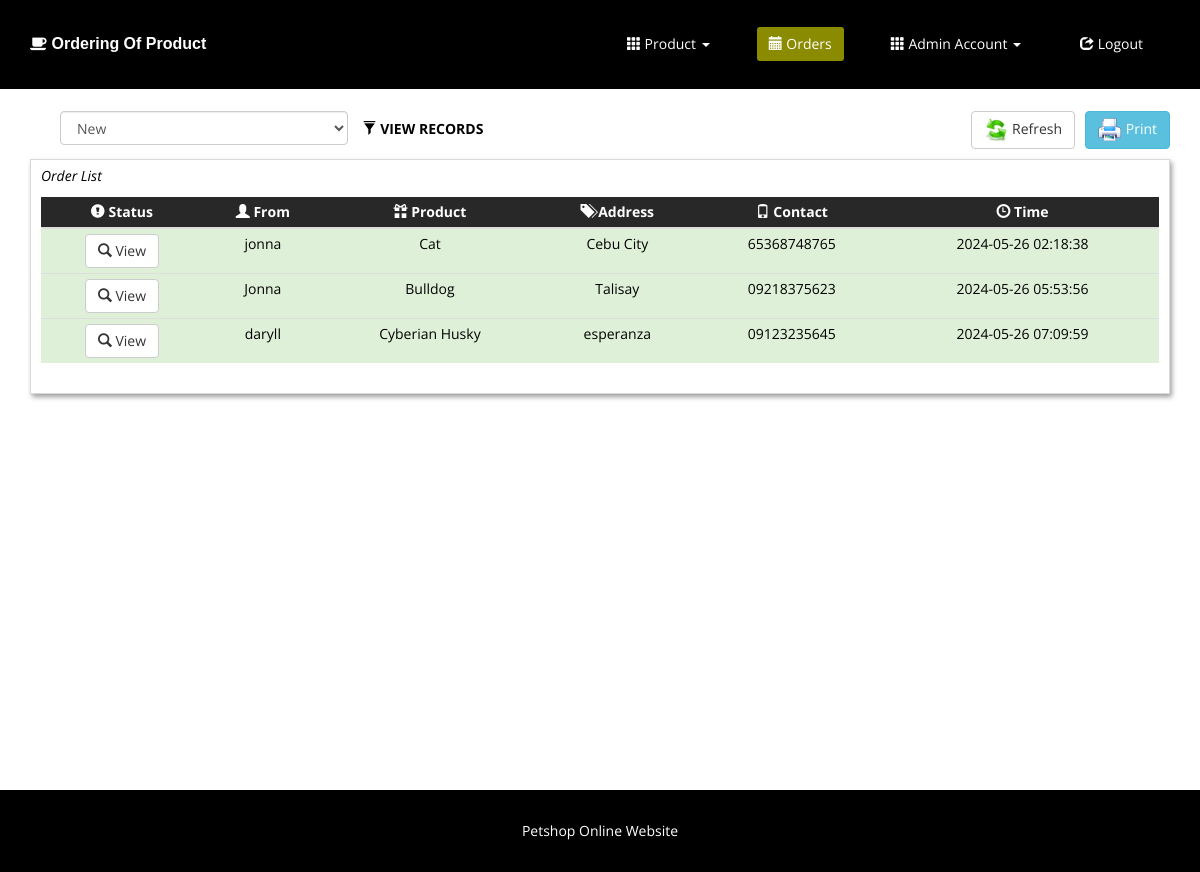
The app's page /index.php (signed in) with its own data.
### tables this page shows
CREATE TABLE `tblorders` (
  `id` int(11) NOT NULL,
  `cname` varchar(50) DEFAULT NULL,
  `address` varchar(100) DEFAULT NULL,
  `contact` varchar(50) DEFAULT NULL,
  `cnpoid` int(11) DEFAULT NULL,
  `oqty` int(11) DEFAULT NULL,
  `ostatus` varchar(50) DEFAULT NULL,
  `timestamp` timestamp NOT NULL DEFAULT CURRENT_TIMESTAMP ON UPDATE CURRENT_TIMESTAMP,
  `otype` varchar(50) DEFAULT NULL,
  `datepickup` date DEFAULT NULL,
  `timepickup` varchar(50) DEFAULT NULL,
  `validid` varchar(250) DEFAULT NULL
);

CREATE TABLE `tblcnp` (
  `id` int(11) NOT NULL,
  `name` varchar(50) DEFAULT NULL,
  `prize` float DEFAULT NULL,
  `description` varchar(50) DEFAULT NULL,
  `image` varchar(250) DEFAULT NULL,
  `status` varchar(50) DEFAULT NULL,
  `qty` int(12) DEFAULT NULL
);

### includes/admin.php (the view, shortened to what this page needs)
<!DOCTYPE html>
<html lang="en">
<head>
    <link href="css/bootstrap.css" rel="stylesheet">
    <link href="css/bootstrap.min.css" rel="stylesheet">
    <link href="css/font-awesome.min.css" rel="stylesheet">
    <link href="css/animate.min.css" rel="stylesheet">
    <link href="css/prettyPhoto.css" rel="stylesheet">
    <link href="css/main.css" rel="stylesheet">
    <link href="css/responsive.css" rel="stylesheet">
</head>
<body>
     <nav class="navbar navbar-inverse" role="banner">
            <div class="container">
                <div class="navbar-header">
                     <a href="index.php"><h4 class="wow fadeInDown" style="margin-top:20px; color:#FFF;"><i class="fa fa-coffee"></i> Ordering Of Product</h4></a>
                </div>
                <div class="collapse navbar-collapse navbar-right">
                    <ul class="nav navbar-nav">
                        <li class="dropdown"><a class="dropdown-toggle wow fadeInDown" data-toggle="dropdown" href="#"><span class="glyphicon glyphicon-th"></span> Product <span class="caret"></span></a>
                        </li>
                        <li id="reservation" class=" active wow fadeInDown"><a href="index.php"><span class="glyphicon glyphicon-calendar"></span> Orders</a></li>
                        <li class="dropdown"><a class="dropdown-toggle wow fadeInDown" data-toggle="dropdown" href="#"><span class="glyphicon glyphicon-th"></span> Admin Account <span class="caret"></span></a>
                        </li>
                        <li id="logout" class="wow fadeInDown"><a id="logoutbtn" href='<?php echo "logout_process.php?logout=1"?>'><span class="glyphicon glyphicon-share"></span> Logout</a></li>
                    </ul>
                </div>
            </div>
        </nav>
<br>
<div class="container">
   <form id="formFilter" name="formFilter" action="admin_reservefilter.php" method="POST" class="pull-left col-md-7 hidden-print">
        <div class="form-horizontal wow fadeInDown">
                <label for="filter" class="control-label">  <i class="glyphicon glyphicon-filter"></i> VIEW RECORDS</label>
            <div class="col-md-6">
                <select name="filter" id="filter" class="form-control">
                    <option value="New">New</option>
                </select>
            </div>
        </div>
    </form>
    <a href="" onClick="window.print();return false" class="btn btn-info pull-right hidden-print wow fadeInDown"><img src="images/ico/printer.ico" style="max-width: 24px; max-height: 24px;"> Print</a>
    <a href="index.php" class="btn btn-default pull-right hidden-print wow fadeInDown" style="margin-right:10px;"><img src="images/ico/refresh.png" style="max-width: 24px; max-height: 24px;"> Refresh</a>
    <div class="col-md-12" style="border: solid #D9D9D9 1px; padding: 10px; padding-top: 5px; box-shadow: #9F9F9F 2px 3px 5px; margin-top: 10px;">
   		<p class="wow fadeInDown"><em>Order List</em></p>
        <table class="table table-hover table-condensed wow fadeInDown">
            <thead style="background-color:#282828; color:#fff;">
                <tr>
                    <th class="hidden-print" style="text-align:center;"> <span class="glyphicon glyphicon-exclamation-sign"></span> Status</th>
                    <th width="120px" style="text-align:center;"><span class="glyphicon glyphicon-user"></span> From </th>
                    <th style="text-align:center;"><span class="glyphicon glyphicon-gift"></span>  Product </th>
                    <th style="text-align:center;"><span class="glyphicon glyphicon-tags"></span>  Address </th>
                    <th style="text-align:center;"><span class="glyphicon glyphicon-phone"></span>  Contact </th>
                    <th style="text-align:center;"><span class="glyphicon glyphicon-time"></span> Time </th>
                </tr>
            </thead>
            <tbody id="tablebody">
               <?php include('includes/dbconn.php');
			   $sql = ("SELECT tblcnp.*,tblorders.*
			   								FROM tblorders LEFT JOIN
											tblcnp ON tblorders.cnpoid = tblcnp.id WHERE tblorders.ostatus = 'New' order by tblorders.id LIMIT 0,30 ") or die (mysqli_error());
        $result=mysqli_query($con, $sql);
				if(mysqli_num_rows($result)>0){
					while($row = mysqli_fetch_assoc($result)){
						$total = $row['prize'] * $row['oqty'];?>
               <tr class="success" style="cursor:pointer;">
           		 <td style="text-align:center;"><a href="#viewModal<?php echo $row['id']?>" data-toggle="modal" data-target="#viewModal<?php echo $row['id']?>" class="btn btn-default"><i class="glyphicon glyphicon-search"></i> View</a></td>
                <td style="text-align:center;"><?php echo $row['cname'];?></td>
                <td style="text-align:center;"><?php echo $row['name'];?></td>
                <td style="text-align:center;"><?php echo $row['address'];?></td>
                <td style="text-align:center;"><?php echo $row['contact'];?></td>
                <td style="text-align:center;"><?php echo $row['timestamp'];?></td>
               </tr>
               <?php }}?>
            </tbody>
        </table>
    </div>
</div>
<br><br><br><br><br><br><br><br><br><br><br><br><br><br><br><br><br><br>
    <footer id="footer" class="midnight-blue">
        <div class="container">
            <div class="row">
                <div class="col-sm-12">
                    <center><a target="_blank" href="#" title="#">Petshop Online Website</a></center>
                </div>
            </div>
        </div>
    </footer>
</body>
</html>

### css/main.css (style rules this page uses)
body { background: #fff; font-family: 'Open Sans', sans-serif; color:#000; line-height: 22px; }
h1, h2, h3, h4, h5, h6 { font-weight:bold; font-family:Verdana, Geneva, sans-serif; color:#8B8B00; }
h4 { font-size: 16px; }
a { color: #000; -webkit-transition: color 300ms, background-color 300ms; -moz-transition: color 300ms, background-color 300ms; -o-transition: color 300ms, background-color 300ms; transition: color 300ms, background-color 300ms; }
.navbar { border-radius: 0; margin-bottom: 0; background: #000; padding: 15px 0; padding-bottom: 0; }
.navbar-nav { margin-top: 12px; }
.navbar-nav>li { margin-left: 35px; padding-bottom: 28px; }
.navbar-inverse .navbar-nav > li > a { padding: 5px 12px; margin: 0; border-radius: 3px; color: #fff; line-height: 24px; display: inline-block; }
.navbar-inverse { border: none; }
.navbar-inverse .navbar-nav > .active > a, .navbar-inverse .navbar-nav > .active > a:hover, .navbar-inverse .navbar-nav > .active > a:focus, .navbar-inverse .navbar-nav > .open > a, .navbar-inverse .navbar-nav > .open > a:hover, .navbar-inverse .navbar-nav > .open > a:focus { background-color: #8B8B00; color: #fff; }
.navbar-inverse .navbar-collapse, .navbar-inverse .navbar-form { border-top: 0; padding-bottom: 0; }
#footer { padding-top: 30px; padding-bottom: 30px; color: #fff; background: #000; }
#footer a { color: #fff; }
table { width:100%; }

### records on screen
tblorders: cname "jonna", tblcnp.name "Cat", address "Cebu City", contact "65368748765", timestamp "2024-05-26 02:18:38"
tblorders: cname "Jonna", tblcnp.name "Bulldog", address "Talisay", contact "09218375623", timestamp "2024-05-26 05:53:56"
tblorders: cname "daryll", tblcnp.name "Cyberian Husky", address "esperanza", contact "09123235645", timestamp "2024-05-26 07:09:59"
